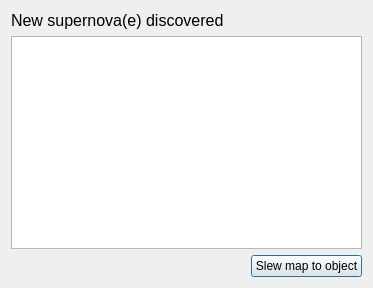
<?xml version="1.0" encoding="UTF-8"?>
<ui version="4.0">
 <class>NotifyUpdatesUI</class>
 <widget class="QDialog" name="NotifyUpdatesUI">
  <property name="geometry">
   <rect>
    <x>0</x>
    <y>0</y>
    <width>373</width>
    <height>288</height>
   </rect>
  </property>
  <layout class="QVBoxLayout" name="verticalLayout">
   <item>
    <layout class="QGridLayout" name="gridLayout">
     <item row="2" column="0">
      <layout class="QHBoxLayout" name="horizontalLayout">
       <item>
        <layout class="QHBoxLayout" name="horizontalLayout_2">
         <item>
          <spacer name="horizontalSpacer">
           <property name="orientation">
            <enum>Qt::Horizontal</enum>
           </property>
           <property name="sizeHint" stdset="0">
            <size>
             <width>40</width>
             <height>20</height>
            </size>
           </property>
          </spacer>
         </item>
         <item>
          <widget class="QPushButton" name="centrePushButton">
           <property name="text">
            <string>Slew map to object</string>
           </property>
          </widget>
         </item>
        </layout>
       </item>
      </layout>
     </item>
     <item row="1" column="0">
      <widget class="QTreeWidget" name="infoTreeWidget">
       <attribute name="headerVisible">
        <bool>false</bool>
       </attribute>
       <column>
        <property name="text">
         <string notr="true">1</string>
        </property>
       </column>
      </widget>
     </item>
     <item row="0" column="0">
      <widget class="QLabel" name="label">
       <property name="font">
        <font>
         <family>Cantarell</family>
         <pointsize>12</pointsize>
         <weight>50</weight>
         <bold>false</bold>
         <kerning>true</kerning>
        </font>
       </property>
       <property name="text">
        <string>New supernova(e) discovered</string>
       </property>
      </widget>
     </item>
    </layout>
   </item>
  </layout>
 </widget>
 <layoutdefault spacing="6" margin="11"/>
 <resources/>
 <connections/>
</ui>
